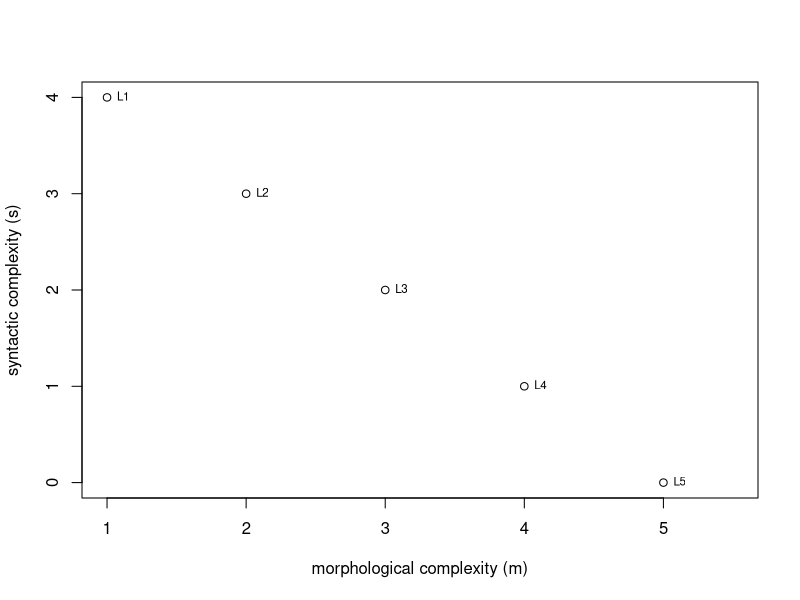
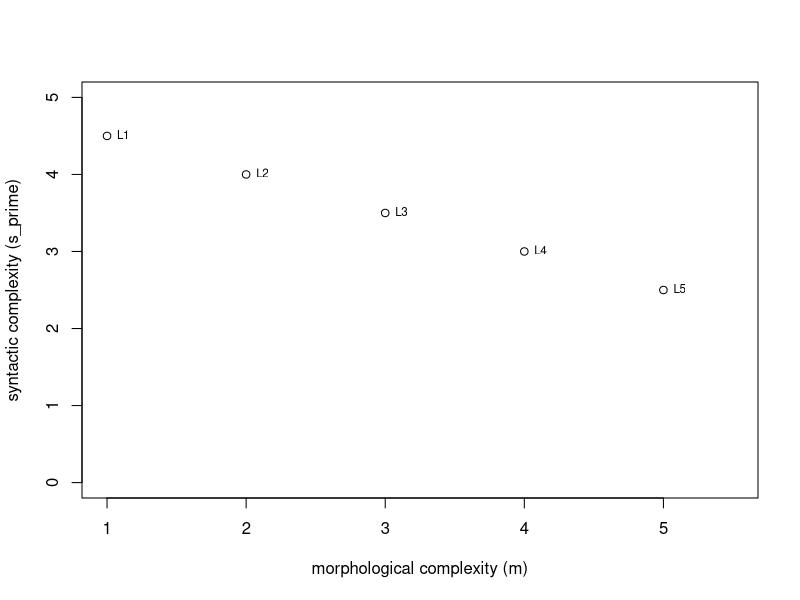

These charts were generated, in order, by the following R code:
## ---- chunk 1
knitr::opts_chunk$set(echo = TRUE)
## ---- chunk 2
# R version
sessionInfo()$R.version$version.string
# platform
sessionInfo()$R.version$platform 
## ---- chunk 3
library(MASS)
library(ggplot2)
library(plyr)
library(GGally)
library(rstatix)
## ---- chunk 4
# version of packages loaded
installed.packages()[names(sessionInfo()$otherPkgs), "Version"]
## ---- chunk 5
language = c("L1", "L2", "L3", "L4", "L5")
m <- c(1, 2, 3, 4, 5)
s <- 5 + -1*m
example.df <- data.frame(language, m, s)
print(example.df)
## ---- chunk 6
plot(example.df$m, example.df$s, xlab = "morphological complexity (m)",
     ylab = "syntactic complexity (s)", xlim = c(1, 5.5))
text(example.df$m, example.df$s, labels = example.df$language, cex = 0.7, pos = 4)
## ---- chunk 7
cor(example.df$m, example.df$s, method = "pearson")
## ---- chunk 8
cor(example.df$m, example.df$s, method = "spearman")
## ---- chunk 9
language = c("L1", "L2", "L3", "L4", "L5")
m <- c(1, 2, 3, 4, 5)
s_prime <- 5 + -0.5*m
example.df <- data.frame(language, m, s, s_prime)
print(example.df)
## ---- chunk 10
plot(example.df$m, example.df$s_prime, xlab = "morphological complexity (m)",
     ylab = "syntactic complexity (s_prime)", xlim = c(1, 5.5), ylim = c(0, 5))
text(example.df$m, example.df$s_prime, labels = example.df$language, cex = 0.7, pos = 4)
## ---- chunk 11
cor(example.df$m, example.df$s_prime, method = "pearson")
## ---- chunk 12
language = c("L1", "L2", "L3", "L4", "L5")
m <- c(1, 2, 3, 4, 5)
s_prime <- 5 + m*-0.5
rank_m <- c(1, 2, 3, 4, 5)
rank_s_prime <- c(5, 4, 3, 2, 1)
example.df <- data.frame(language, m, s_prime, rank_m, rank_s_prime)
print(example.df)
## ---- chunk 13
cor(example.df$m, example.df$s_prime, method = "spearman")
